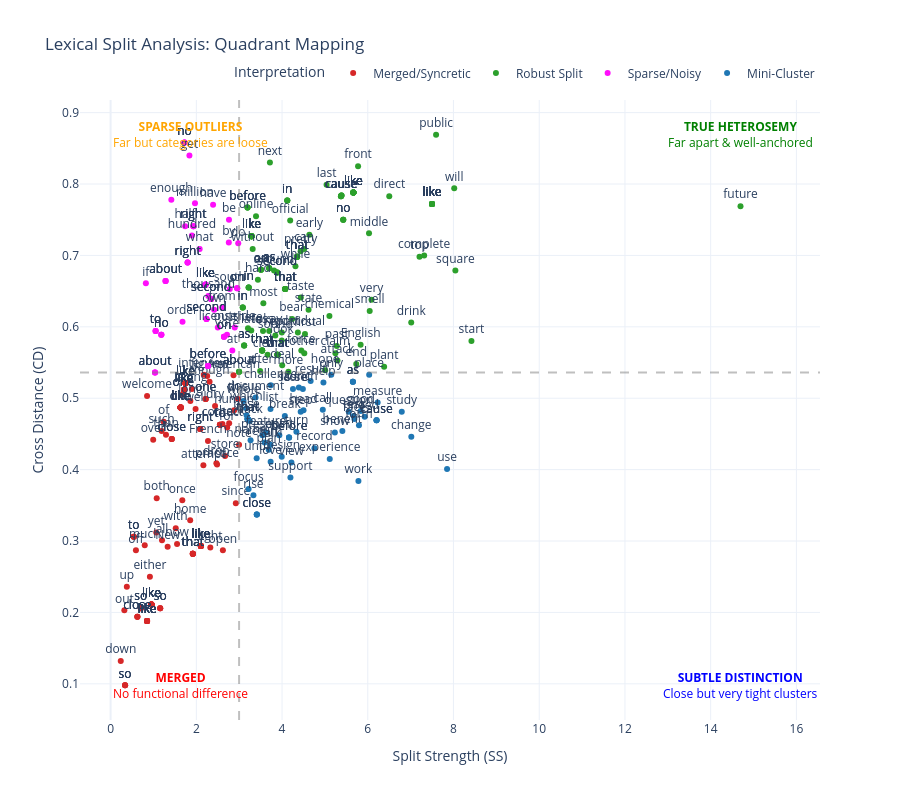

Notebook cell for this chart:
### Code cell
import pandas as pd
import plotly.express as px

# 1. Define your thresholds
# 1.0 is the theoretical threshold for Split Strength
ss_thresh = df['split_strength'].median()
# We use the median for Cross Distance to make it relative to your data distribution
cd_thresh = df['cross_dist'].median() 

# 2. Categorize the lemmas into the four quadrants
def categorize(row):
    if row['split_strength'] >= ss_thresh:
        return "Robust Split" if row['cross_dist'] >= cd_thresh else "Mini-Cluster"
    else:
        return "Sparse/Noisy" if row['cross_dist'] >= cd_thresh else "Merged/Syncretic"

df['quadrant'] = df.apply(categorize, axis=1)

# 3. Create the plot
fig = px.scatter(
    df, 
    x="split_strength", 
    y="cross_dist",
    color="quadrant", # This automatically handles the colors
    text="lemma",
    hover_name="lemma",
    color_discrete_map={
        "Robust Split": "#2ca02c",    # Green
        "Mini-Cluster": "#1f77b4",    # Blue
        "Sparse/Noisy": "#ff0efb",    # Orange
        "Merged/Syncretic": "#d62728" # Red
    },
    hover_data={
        "cross_dist": ":.3f",
        "split_strength": ":.3f",
        "poses_str": True,
        "split_quality_score": ":.3f",
        "quadrant": True,
        "lemma": False 
    },
    labels={
        "cross_dist": "Cross Distance (CD)",
        "split_strength": "Split Strength (SS)",
        "quadrant": "Interpretation"
    },
    title="Lexical Split Analysis: Quadrant Mapping"
)

# 4. Add the quadrant divider lines
fig.add_vline(x=ss_thresh, line_dash="dash", line_color="gray", opacity=0.5)
fig.add_hline(y=cd_thresh, line_dash="dash", line_color="gray", opacity=0.5)

# 5. Add explanatory labels in the corners
fig.add_annotation(x=df['split_strength'].max(), y=df['cross_dist'].max(),
                text="<b>TRUE HETEROSEMY</b><br>Far apart & well-anchored", showarrow=False, font=dict(color="green"))
fig.add_annotation(x=0, y=df['cross_dist'].max(),
                text="<b>SPARSE OUTLIERS</b><br>Far but categories are loose", showarrow=False, font=dict(color="orange"), xanchor="left")
fig.add_annotation(x=df['split_strength'].max(), y=df['cross_dist'].min(),
                text="<b>SUBTLE DISTINCTION</b><br>Close but very tight clusters", showarrow=False, font=dict(color="blue"))
fig.add_annotation(x=0, y=df['cross_dist'].min(),
                text="<b>MERGED</b><br>No functional difference", showarrow=False, font=dict(color="red"), xanchor="left")

# Final Styling
fig.update_traces(textposition='top center')
fig.update_layout(
    height=800,
    template="plotly_white",
    legend=dict(orientation="h", yanchor="bottom", y=1.02, xanchor="right", x=1)
)

fig.show()

### Figure 1 — Plotly figure (JSON) as saved in the notebook; plotly's stock layout.template omitted (floating-point values rounded to 4 significant figures; data arrays with more than 128 entries replaced by an {"elided": "..."} marker saying what was removed)
{"data": [{"customdata": {"elided": "140x4 mixed values"}, "hovertemplate": "<b>%{hovertext}</b><br><br>Interpretation=%{customdata[2]}<br>Split Strength (SS)=%{x:.3f}<br>Cross Distance (CD)=%{y:.3f}<br>poses_str=%{customdata[0]}<br>split_quality_score=%{customdata[1]:.3f}<extra></extra>", "hovertext": {"elided": "140 str values"}, "legendgroup": "Merged/Syncretic", "marker": {"color": "#d62728", "symbol": "circle"}, "mode": "markers+text", "name": "Merged/Syncretic", "orientation": "v", "showlegend": true, "text": {"elided": "140 str values"}, "textposition": "top center", "type": "scatter", "x": {"elided": "140 float values"}, "xaxis": "x", "y": {"elided": "140 float values"}, "yaxis": "y"}, {"customdata": {"elided": "141x4 mixed values"}, "hovertemplate": "<b>%{hovertext}</b><br><br>Interpretation=%{customdata[2]}<br>Split Strength (SS)=%{x:.3f}<br>Cross Distance (CD)=%{y:.3f}<br>poses_str=%{customdata[0]}<br>split_quality_score=%{customdata[1]:.3f}<extra></extra>", "hovertext": {"elided": "141 str values"}, "legendgroup": "Robust Split", "marker": {"color": "#2ca02c", "symbol": "circle"}, "mode": "markers+text", "name": "Robust Split", "orientation": "v", "showlegend": true, "text": {"elided": "141 str values"}, "textposition": "top center", "type": "scatter", "x": {"elided": "141 float values"}, "xaxis": "x", "y": {"elided": "141 float values"}, "yaxis": "y"}, {"customdata": {"elided": "66x4 mixed values"}, "hovertemplate": "<b>%{hovertext}</b><br><br>Interpretation=%{customdata[2]}<br>Split Strength (SS)=%{x:.3f}<br>Cross Distance (CD)=%{y:.3f}<br>poses_str=%{customdata[0]}<br>split_quality_score=%{customdata[1]:.3f}<extra></extra>", "hovertext": ["about", "about", "about", "about", "about", "about", "at", "be", "before", "before", "before", "by", "do", "enough", "from", "get", "half", "have", "hundred", "if", "license", "like", "like", "like", "like", "like", "like", "like", "like", "like", "like", "million", "no", "no", "no", "no", "no", "no", "on", "on", "on", "on", "on", "on", "order", "outside", "own", "right", "right", "right", "right", "right", "right", "second", "second", "second", "second", "second", "second", "south", "thousand", "to", "to", "to", "vote", "what"], "legendgroup": "Sparse/Noisy", "marker": {"color": "#ff0efb", "symbol": "circle"}, "mode": "markers+text", "name": "Sparse/Noisy", "orientation": "v", "showlegend": true, "text": ["about", "about", "about", "about", "about", "about", "at", "be", "before", "before", "before", "by", "do", "enough", "from", "get", "half", "have", "hundred", "if", "license", "like", "like", "like", "like", "like", "like", "like", "like", "like", "like", "million", "no", "no", "no", "no", "no", "no", "on", "on", "on", "on", "on", "on", "order", "outside", "own", "right", "right", "right", "right", "right", "right", "second", "second", "second", "second", "second", "second", "south", "thousand", "to", "to", "to", "vote", "what"], "textposition": "top center", "type": "scatter", "x": [1.036, 1.283, 1.036, 1.283, 1.036, 1.283, 2.84, 2.762, 2.271, 2.271, 2.271, 2.758, 2.978, 1.417, 2.602, 1.839, 1.739, 2.391, 1.898, 0.823, 2.502, 2.21, 2.21, 2.21, 2.21, 2.21, 2.21, 2.21, 2.21, 2.21, 2.21, 1.969, 1.184, 1.725, 1.184, 1.725, 1.184, 1.725, 2.953, 2.645, 2.953, 2.645, 2.953, 2.645, 1.678, 2.896, 2.415, 1.797, 1.931, 1.797, 1.931, 1.797, 1.931, 2.238, 2.344, 2.238, 2.344, 2.238, 2.344, 2.781, 2.282, 1.05, 1.05, 1.05, 2.716, 2.078], "xaxis": "x", "y": [0.536, 0.664, 0.536, 0.664, 0.536, 0.664, 0.567, 0.75, 0.545, 0.545, 0.545, 0.718, 0.717, 0.778, 0.627, 0.84, 0.741, 0.771, 0.728, 0.661, 0.599, 0.659, 0.659, 0.659, 0.659, 0.659, 0.659, 0.659, 0.659, 0.659, 0.659, 0.773, 0.589, 0.858, 0.589, 0.858, 0.589, 0.858, 0.654, 0.586, 0.654, 0.586, 0.654, 0.586, 0.607, 0.599, 0.624, 0.69, 0.741, 0.69, 0.741, 0.69, 0.741, 0.611, 0.639, 0.611, 0.639, 0.611, 0.639, 0.653, 0.643, 0.594, 0.594, 0.594, 0.589, 0.709], "yaxis": "y"}, {"customdata": {"elided": "66x4 mixed values"}, "hovertemplate": "<b>%{hovertext}</b><br><br>Interpretation=%{customdata[2]}<br>Split Strength (SS)=%{x:.3f}<br>Cross Distance (CD)=%{y:.3f}<br>poses_str=%{customdata[0]}<br>split_quality_score=%{customdata[1]:.3f}<extra></extra>", "hovertext": ["as", "as", "as", "back", "base", "before", "before", "before", "benefit", "break", "call", "cause", "cause", "cause", "challenge", "change", "close", "close", "close", "design", "document", "experience", "face", "feature", "focus", "form", "good", "head", "help", "launch", "list", "love", "measure", "name", "need", "only", "place", "plan", "point", "present", "question", "record", "result", "return", "rise", "score", "set", "show", "step", "study", "support", "talk", "test", "that", "that", "that", "that", "that", "that", "turn", "until", "use", "view", "which", "whole", "work"], "legendgroup": "Mini-Cluster", "marker": {"color": "#1f77b4", "symbol": "circle"}, "mode": "markers+text", "name": "Mini-Cluster", "orientation": "v", "showlegend": true, "text": ["as", "as", "as", "back", "base", "before", "before", "before", "benefit", "break", "call", "cause", "cause", "cause", "challenge", "change", "close", "close", "close", "design", "document", "experience", "face", "feature", "focus", "form", "good", "head", "help", "launch", "list", "love", "measure", "name", "need", "only", "place", "plan", "point", "present", "question", "record", "result", "return", "rise", "score", "set", "show", "step", "study", "support", "talk", "test", "that", "that", "that", "that", "that", "that", "turn", "until", "use", "view", "which", "whole", "work"], "textposition": "top center", "type": "scatter", "x": [5.653, 5.653, 5.653, 3.248, 3.173, 4.163, 4.163, 4.163, 5.407, 4.066, 4.951, 6.205, 6.205, 6.205, 3.736, 7.016, 3.411, 3.411, 3.411, 3.993, 3.382, 5.113, 5.688, 3.624, 3.22, 5.795, 5.837, 4.501, 4.966, 4.393, 3.731, 3.734, 6.23, 3.266, 5.928, 5.148, 6.033, 3.69, 3.936, 3.542, 5.557, 4.756, 4.667, 3.594, 3.332, 4.255, 4.486, 5.232, 4.435, 6.793, 4.196, 3.731, 5.672, 3.198, 3.198, 3.198, 3.198, 3.198, 3.198, 4.335, 3.408, 7.85, 4.219, 3.166, 3.102, 5.782], "xaxis": "x", "y": [0.523, 0.523, 0.523, 0.468, 0.476, 0.445, 0.445, 0.445, 0.454, 0.475, 0.484, 0.469, 0.469, 0.469, 0.518, 0.446, 0.337, 0.337, 0.337, 0.418, 0.501, 0.415, 0.471, 0.452, 0.373, 0.462, 0.482, 0.483, 0.522, 0.515, 0.485, 0.411, 0.494, 0.441, 0.474, 0.533, 0.533, 0.428, 0.448, 0.448, 0.481, 0.43, 0.524, 0.438, 0.364, 0.513, 0.513, 0.452, 0.481, 0.481, 0.389, 0.435, 0.475, 0.471, 0.471, 0.471, 0.471, 0.471, 0.471, 0.453, 0.416, 0.401, 0.41, 0.486, 0.496, 0.384], "yaxis": "y"}], "layout": {"annotations": [{"font": {"color": "green"}, "showarrow": false, "text": "<b>TRUE HETEROSEMY</b><br>Far apart & well-anchored", "x": 14.7, "y": 0.869}, {"font": {"color": "orange"}, "showarrow": false, "text": "<b>SPARSE OUTLIERS</b><br>Far but categories are loose", "x": 0, "xanchor": "left", "y": 0.869}, {"font": {"color": "blue"}, "showarrow": false, "text": "<b>SUBTLE DISTINCTION</b><br>Close but very tight clusters", "x": 14.7, "y": 0.098}, {"font": {"color": "red"}, "showarrow": false, "text": "<b>MERGED</b><br>No functional difference", "x": 0, "xanchor": "left", "y": 0.098}], "height": 800, "legend": {"orientation": "h", "title": {"text": "Interpretation"}, "tracegroupgap": 0, "x": 1, "xanchor": "right", "y": 1.02, "yanchor": "bottom"}, "shapes": [{"line": {"color": "gray", "dash": "dash"}, "opacity": 0.5, "type": "line", "x0": 2.998, "x1": 2.998, "xref": "x", "y0": 0, "y1": 1, "yref": "y domain"}, {"line": {"color": "gray", "dash": "dash"}, "opacity": 0.5, "type": "line", "x0": 0, "x1": 1, "xref": "x domain", "y0": 0.536, "y1": 0.536, "yref": "y"}], "title": {"text": "Lexical Split Analysis: Quadrant Mapping"}, "xaxis": {"anchor": "y", "domain": [0, 1], "title": {"text": "Split Strength (SS)"}}, "yaxis": {"anchor": "x", "domain": [0, 1], "title": {"text": "Cross Distance (CD)"}}}}
